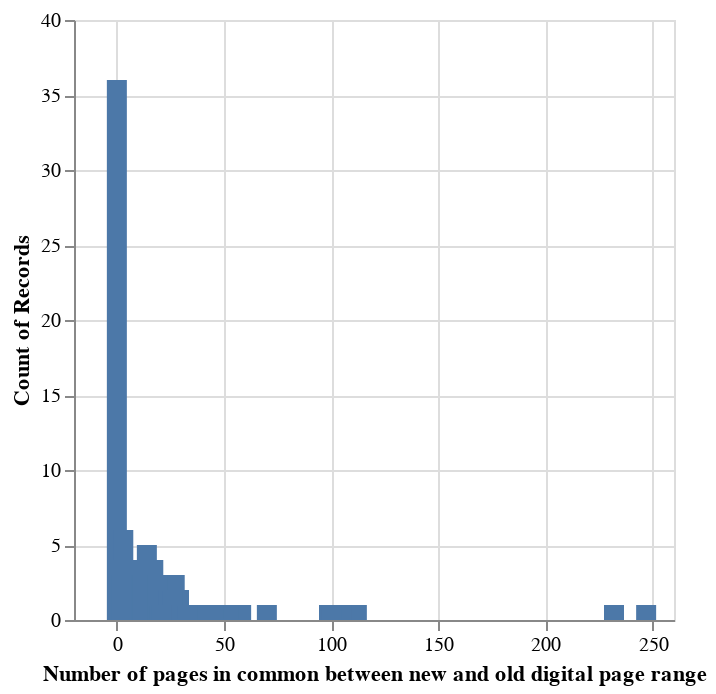

Notebook code for this chart:
### Code cell
alt.Chart(changed_pages).mark_bar(width=10).encode(
    x=alt.X(
        "num_common_pages",
        title="Number of pages in common between new and old digital page range",
    ),
    y="count()",
)
